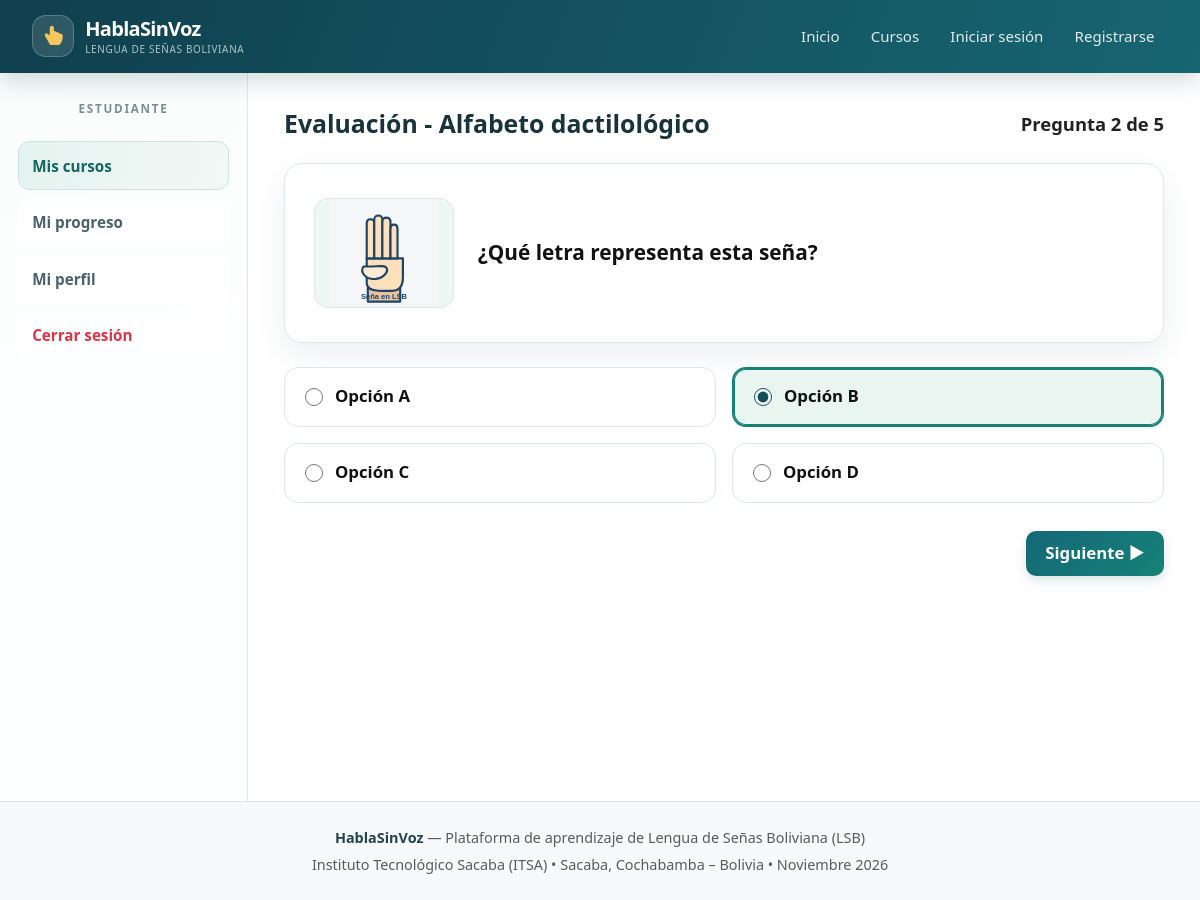
Page /vista/estudiantes/evaluacion.php on the committed database.
### tables this page shows
CREATE TABLE `cuestionarios` (
  `id_cuestionario` int(11) NOT NULL,
  `id_leccion` int(11) NOT NULL,
  `titulo` varchar(150) DEFAULT NULL
);

CREATE TABLE `preguntas` (
  `id_pregunta` int(11) NOT NULL,
  `id_cuestionario` int(11) NOT NULL,
  `texto_pregunta` text NOT NULL
);

CREATE TABLE `opciones` (
  `id_opcion` int(11) NOT NULL,
  `id_pregunta` int(11) NOT NULL,
  `texto_opcion` varchar(255) NOT NULL,
  `es_correcta` tinyint(1) DEFAULT 0
);

### config/Database.php (called while the page is built, shortened)
<?php
class Database {
    private static $host = 'sql101.infinityfree.com';
    private static $db_name = 'if0_43458494_habla_sin_voz';
    private static $username = 'if0_43458494';
    private static $password = '5wEDg6P7rD';
    private static $port = 3306;
    private static $charset = 'utf8mb4';
    private static $instance = null;
    public static function getConnection() {
        if (self::$instance === null) {
            $options = [
                PDO::ATTR_ERRMODE            => PDO::ERRMODE_EXCEPTION,
                PDO::ATTR_DEFAULT_FETCH_MODE => PDO::FETCH_ASSOC,
                PDO::ATTR_EMULATE_PREPARES   => false,
            ];
            $dbCandidates = array_unique([self::$db_name, 'habla_sin_voz', 'if0_43458494_HablaSinVoz']);
            $hosts = array_unique([self::$host, 'localhost']);
            foreach ($dbCandidates as $candidateDb) {
                foreach ($hosts as $h) {
                    try {
                        $dsn = "mysql:host=" . $h . ";port=" . self::$port . ";dbname=" . $candidateDb . ";charset=" . self::$charset;
                        self::$instance = new PDO($dsn, self::$username, self::$password, $options);
                        return self::$instance;
                    } catch (PDOException $e) {
                        self::$lastError = $e->getMessage();
                    }
                }
            }
            return null;
        }
        return self::$instance;
    }
}

### modelo/CuestionarioDao.php (called while the page is built, shortened)
<?php
require_once __DIR__ . '/../config/Database.php';
require_once __DIR__ . '/Cuestionario.php';
class CuestionarioDao {
    private $db;
    public function __construct() {
        $this->db = Database::getConnection();
    }
    public function obtenerPorId($id_cuestionario) {
        if ($this->db) {
            try {
                $sql = "SELECT * FROM cuestionarios WHERE id_cuestionario = :id LIMIT 1";
                $stmt = $this->db->prepare($sql);
                $stmt->execute([':id' => $id_cuestionario]);
                $row = $stmt->fetch();
                if ($row) {
                    $cuestionario = new Cuestionario(
                        $row['id_cuestionario'],
                        $row['id_leccion'],
                        $row['titulo']
                    );
                    $cuestionario->setPreguntas($this->obtenerPreguntasConOpciones($row['id_cuestionario']));
                    return $cuestionario;
                }
            } catch (PDOException $e) {
                error_log("Error CuestionarioDao::obtenerPorId: " . $e->getMessage());
            }
        }
        $c = new Cuestionario(1, 4, 'Evaluación - Alfabeto dactilológico');
        $c->setPreguntas($preguntas);
        return $c;
    }
    public function obtenerPreguntasConOpciones($id_cuestionario) {
        $preguntas = [];
        if ($this->db) {
            try {
                $sqlP = "SELECT * FROM preguntas WHERE id_cuestionario = :id ORDER BY id_pregunta ASC";
                $stmtP = $this->db->prepare($sqlP);
                $stmtP->execute([':id' => $id_cuestionario]);
                $rowsP = $stmtP->fetchAll();
                foreach ($rowsP as $p) {
                    $sqlO = "SELECT * FROM opciones WHERE id_pregunta = :id_pregunta ORDER BY id_opcion ASC";
                    $stmtO = $this->db->prepare($sqlO);
                    $stmtO->execute([':id_pregunta' => $p['id_pregunta']]);
                    $opciones = $stmtO->fetchAll();
                    $img = 'assets/img/senas/letra_b.svg';
                    if ($p['id_pregunta'] == 1) $img = 'assets/img/senas/letra_a.svg';
                    if ($p['id_pregunta'] == 3) $img = 'assets/img/senas/letra_d.svg';
                    if ($p['id_pregunta'] == 5) $img = 'assets/img/senas/letra_c.svg';
                    $preguntas[] = [
                        'id_pregunta' => $p['id_pregunta'],
                        'texto_pregunta' => $p['texto_pregunta'],
                        'imagen' => $img,
                        'opciones' => $opciones
                    ];
                }
            } catch (PDOException $e) {
                error_log("Error CuestionarioDao::obtenerPreguntasConOpciones: " . $e->getMessage());
            }
        }
        return $preguntas;
    }
}

### modelo/Cuestionario.php (called while the page is built, shortened)
<?php
class Cuestionario {
    private $titulo;
    private $preguntas;
    public function __construct($id_cuestionario = null, $id_leccion = null, $titulo = '', $preguntas = []) {
        $this->titulo = $titulo;
        $this->preguntas = $preguntas;
    }
    public function getTitulo() { return $this->titulo; }
    public function getPreguntas() { return $this->preguntas; }
    public function setPreguntas($preguntas) { $this->preguntas = $preguntas; }
}

### vista/estudiantes/evaluacion.php (the view, shortened to what this page needs)
<?php
if (!isset($cuestionario)) {
    require_once __DIR__ . '/../../modelo/CuestionarioDao.php';
    $cuestionarioDao = new CuestionarioDao();
    $cuestionario = $cuestionarioDao->obtenerPorId(1);
    $preguntas = $cuestionario->getPreguntas();
    $preguntaIndex = 2;
    $totalPreguntas = count($preguntas);
    $preguntaActual = $preguntas[$preguntaIndex - 1] ?? null;
}
require_once __DIR__ . '/../layout/header.php';
require_once __DIR__ . '/../layout/navbar.php';
?>
<div class="dashboard-container">
    <?php require_once __DIR__ . '/../layout/sidebar_estudiante.php'; ?>
    <main class="dashboard-content">
        <div class="evaluacion-header">
            <h1 class="evaluacion-title"><?= htmlspecialchars($cuestionario->getTitulo()) ?></h1>
            <span class="evaluacion-counter">Pregunta <?= $preguntaIndex ?> de <?= $totalPreguntas ?></span>
        </div>
        <form action="<?= BASE_URL ?>/index.php?c=evaluacion&a=calificar" method="POST" id="formEvaluacion">
            <div class="question-box">
                <div class="question-media-inner">
                    <?php if (!empty($preguntaActual['imagen'])): ?>
                        <img src="<?= BASE_URL ?>/<?= htmlspecialchars($preguntaActual['imagen']) ?>" alt="Seña de la pregunta">
                    <?php else: ?>
                        [ imagen ]
                    <?php endif; ?>
                </div>
                <div class="question-text">
                    <?= htmlspecialchars($preguntaActual['texto_pregunta'] ?? '¿Qué letra representa esta seña?') ?>
                </div>
            </div>
            <div class="options-grid">
                <?php
                $opciones = $preguntaActual['opciones'] ?? [];
                $letras = ['A', 'B', 'C', 'D'];
                foreach ($opciones as $idx => $op):
                    $letra = $letras[$idx] ?? chr(65 + $idx);
                ?>
                    <label class="option-box" for="opcion_<?= $op['id_opcion'] ?>">
                        <input type="radio"
                               name="opcion_seleccionada"
                               id="opcion_<?= $op['id_opcion'] ?>"
                               value="<?= $op['id_opcion'] ?>"
                               class="option-radio"
                               <?= ($idx === 1 && $preguntaIndex === 2) ? 'checked' : '' ?>>
                        <span class="option-label">Opción <?= $letra ?></span>
                    </label>
                <?php endforeach; ?>
            </div>
            <div class="clearfix">
                <button type="submit" class="btn btn-primary-custom btn-next-custom">
                    Siguiente ▶
                </button>
            </div>
        </form>
    </main>
</div>
<?php require_once __DIR__ . '/../layout/footer.php'; ?>

### assets/css/estilos.css (style rules this page uses)
:root { --color-primary: #1b4467; --color-primary-hover: #143552; --color-hero-bg: #eaf2f8; --color-sidebar-bg: #eef3f7; --color-card-border: #757575; --color-box-placeholder: #f2f2f2; --color-progress-green: #6bb66d; }
body { font-family: 'Segoe UI', -apple-system, BlinkMacSystemFont, Roboto, 'Helvetica Neue', Arial, sans-serif; color: #333333; background-color: #ffffff; margin: 0; padding: 0; }
.btn-primary-custom { background-color: var(--color-primary); color: #ffffff; font-weight: 600; font-size: 1.05rem; padding: 0.65rem 2rem; border: none; border-radius: 4px; cursor: pointer; text-decoration: none; display: inline-block; transition: background-color 0.2s ease; }
.dashboard-container { display: flex; min-height: calc(100vh - 54px); }
.dashboard-content { flex-grow: 1; padding: 2rem 2.5rem; background-color: #ffffff; }
.evaluacion-header { display: flex; justify-content: space-between; align-items: center; margin-bottom: 1.5rem; }
.evaluacion-title { color: var(--color-primary); font-size: 1.55rem; font-weight: 800; margin: 0; }
.evaluacion-counter { font-size: 1.15rem; font-weight: 600; color: #222222; }
.question-box { border: 1.5px solid #666666; padding: 1.75rem; margin-bottom: 1.5rem; min-height: 180px; display: flex; align-items: center; gap: 1.5rem; background: #ffffff; }
.question-media-inner { border: 1.5px solid #666666; background-color: #f2f2f2; width: 140px; height: 110px; display: flex; align-items: center; justify-content: center; font-size: 1rem; font-weight: 500; color: #222222; flex-shrink: 0; overflow: hidden; }
.question-media-inner img { width: 100%; height: 100%; object-fit: contain; }
.question-text { font-size: 1.3rem; font-weight: 600; color: #111111; margin: 0; }
.options-grid { display: grid; grid-template-columns: 1fr 1fr; gap: 1rem; margin-bottom: 1.75rem; }
.option-box { border: 1.5px solid #666666; padding: 0.9rem 1.25rem; background: #ffffff; display: flex; align-items: center; cursor: pointer; transition: all 0.15s ease; user-select: none; }
.option-box.selected { background-color: #eaf2f8; border-color: var(--color-primary); border-width: 2px; }
.option-radio { margin-right: 0.75rem; width: 18px; height: 18px; accent-color: var(--color-primary); cursor: pointer; }
.option-label { font-size: 1.05rem; font-weight: 600; color: #111111; margin: 0; cursor: pointer; }
.btn-next-custom { float: right; padding: 0.65rem 1.75rem; font-size: 1.05rem; display: inline-flex; align-items: center; gap: 0.4rem; }
:root { --color-primary: #124e5b; --color-primary-hover: #0c3b46; --color-hero-bg: #e8f4f3; --color-sidebar-bg: #f1f7f6; --color-card-border: #dce8e7; --color-box-placeholder: #eef6f5; --color-progress-green: #35a58b; --color-accent: #f1b84b; --color-ink: #19333b; --color-muted: #63777c; --color-page: #f5f8f8; --shadow-card: 0 12px 32px rgba(20, 67, 76, 0.08); --shadow-hover: 0 18px 38px rgba(20, 67, 76, 0.14); --radius-card: 18px; }
html { scroll-behavior: smooth; }
body { color: var(--color-ink); background: radial-gradient(ellipse at 2% 5%, rgba(52, 165, 139, 0.06), transparent 28rem), var(--color-page); line-height: 1.6; }
.btn-primary-custom, .btn-outline-primary, .btn-success, .btn-outline-secondary, .btn-outline-danger, .btn-outline-dark { min-height: 40px; border-radius: 10px; font-weight: 650; transition: transform 0.18s ease, box-shadow 0.18s ease, background-color 0.18s ease; }
.btn-primary-custom { padding: 0.62rem 1.2rem; background: linear-gradient(135deg, #146778, #168276); box-shadow: 0 5px 12px rgba(18, 78, 91, 0.14); }
.dashboard-container { min-height: calc(100vh - 72px); background: transparent; }
.dashboard-content { min-width: 0; padding: clamp(1.2rem, 3vw, 2.5rem); }
.course-card-custom, .card, .question-box { border: 1px solid var(--color-card-border); border-radius: var(--radius-card); background-color: #fff; box-shadow: var(--shadow-card); }
.question-box { padding: clamp(1.1rem, 3vw, 1.8rem); }
.question-media-inner, .option-box { border: 1px solid var(--color-card-border); border-radius: 14px; }
.question-media-inner { background: #eff7f5; }
.option-box { min-height: 60px; }
.option-box.selected { border-color: #168276; background: #e8f5f1; box-shadow: inset 0 0 0 1px #168276; }
.evaluacion-title { color: var(--color-ink); }
.navbar + .container, .navbar + .dashboard-container { animation: page-enter 0.35s ease-out both; }

### rows in the picture
cuestionarios: titulo "Evaluación - Alfabeto dactilológico"
preguntas: texto_pregunta "¿Qué letra representa esta seña?"
opciones: letra "A"
opciones: letra "B"
opciones: letra "C"
opciones: letra "D"

### other values in the picture
$preguntaIndex "2"
$totalPreguntas "5"
